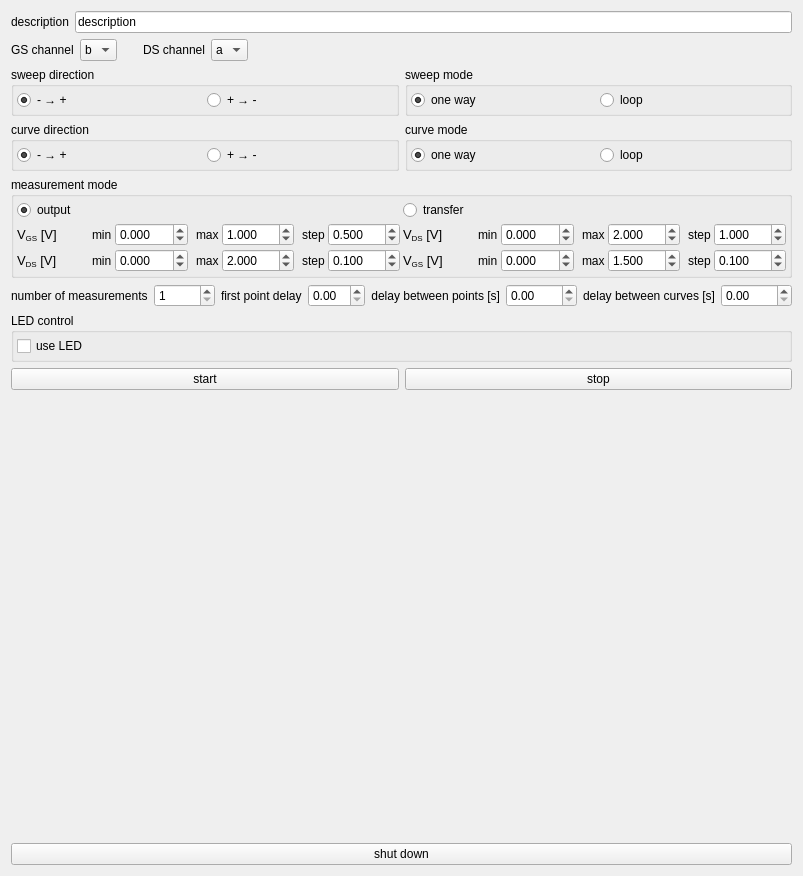
<?xml version="1.0" encoding="UTF-8"?>
<ui version="4.0">
 <class>measurement_window</class>
 <widget class="QWidget" name="measurement_window">
  <property name="geometry">
   <rect>
    <x>0</x>
    <y>0</y>
    <width>792</width>
    <height>876</height>
   </rect>
  </property>
  <property name="windowTitle">
   <string>transistor output/transfer</string>
  </property>
  <layout class="QVBoxLayout" name="verticalLayout">
   <item>
    <layout class="QHBoxLayout" name="horizontalLayout_8">
     <item>
      <widget class="QLabel" name="label_17">
       <property name="text">
        <string>description</string>
       </property>
      </widget>
     </item>
     <item>
      <widget class="QLineEdit" name="description_lineEdit">
       <property name="text">
        <string>description</string>
       </property>
      </widget>
     </item>
    </layout>
   </item>
   <item>
    <layout class="QHBoxLayout" name="horizontalLayout_16">
     <item>
      <widget class="QLabel" name="label_21">
       <property name="text">
        <string>GS channel</string>
       </property>
      </widget>
     </item>
     <item>
      <widget class="QComboBox" name="ch_GS_comboBox">
       <property name="currentIndex">
        <number>1</number>
       </property>
       <item>
        <property name="text">
         <string>a</string>
        </property>
       </item>
       <item>
        <property name="text">
         <string>b</string>
        </property>
       </item>
      </widget>
     </item>
     <item>
      <spacer name="horizontalSpacer_11">
       <property name="orientation">
        <enum>Qt::Horizontal</enum>
       </property>
       <property name="sizeType">
        <enum>QSizePolicy::Maximum</enum>
       </property>
       <property name="sizeHint" stdset="0">
        <size>
         <width>20</width>
         <height>20</height>
        </size>
       </property>
      </spacer>
     </item>
     <item>
      <widget class="QLabel" name="label_22">
       <property name="text">
        <string>DS channel</string>
       </property>
      </widget>
     </item>
     <item>
      <widget class="QComboBox" name="ch_DS_comboBox">
       <property name="currentIndex">
        <number>0</number>
       </property>
       <item>
        <property name="text">
         <string>a</string>
        </property>
       </item>
       <item>
        <property name="text">
         <string>b</string>
        </property>
       </item>
      </widget>
     </item>
     <item>
      <spacer name="horizontalSpacer_12">
       <property name="orientation">
        <enum>Qt::Horizontal</enum>
       </property>
       <property name="sizeHint" stdset="0">
        <size>
         <width>40</width>
         <height>20</height>
        </size>
       </property>
      </spacer>
     </item>
    </layout>
   </item>
   <item>
    <layout class="QVBoxLayout" name="verticalLayout_5">
     <item>
      <layout class="QHBoxLayout" name="horizontalLayout_13">
       <item>
        <widget class="QGroupBox" name="groupBox_4">
         <property name="title">
          <string>sweep direction</string>
         </property>
         <layout class="QHBoxLayout" name="horizontalLayout_14">
          <property name="spacing">
           <number>3</number>
          </property>
          <property name="leftMargin">
           <number>3</number>
          </property>
          <property name="topMargin">
           <number>3</number>
          </property>
          <property name="rightMargin">
           <number>3</number>
          </property>
          <property name="bottomMargin">
           <number>3</number>
          </property>
          <item>
           <widget class="QRadioButton" name="sweep_direction_positive_radioButton">
            <property name="text">
             <string>- → +</string>
            </property>
            <property name="checked">
             <bool>true</bool>
            </property>
           </widget>
          </item>
          <item>
           <widget class="QRadioButton" name="sweep_direction_negative_radioButton">
            <property name="text">
             <string>+ → -</string>
            </property>
           </widget>
          </item>
         </layout>
        </widget>
       </item>
       <item>
        <widget class="QGroupBox" name="groupBox_5">
         <property name="title">
          <string>sweep mode</string>
         </property>
         <layout class="QHBoxLayout" name="horizontalLayout_15">
          <property name="spacing">
           <number>3</number>
          </property>
          <property name="leftMargin">
           <number>3</number>
          </property>
          <property name="topMargin">
           <number>3</number>
          </property>
          <property name="rightMargin">
           <number>3</number>
          </property>
          <property name="bottomMargin">
           <number>3</number>
          </property>
          <item>
           <widget class="QRadioButton" name="sweep_one_way_radioButton">
            <property name="text">
             <string>one way</string>
            </property>
            <property name="checked">
             <bool>true</bool>
            </property>
           </widget>
          </item>
          <item>
           <widget class="QRadioButton" name="sweep_loop_radioButton">
            <property name="text">
             <string>loop</string>
            </property>
           </widget>
          </item>
         </layout>
        </widget>
       </item>
      </layout>
     </item>
     <item>
      <layout class="QHBoxLayout" name="horizontalLayout_10">
       <item>
        <widget class="QGroupBox" name="groupBox_3">
         <property name="title">
          <string>curve direction</string>
         </property>
         <layout class="QHBoxLayout" name="horizontalLayout_12">
          <property name="spacing">
           <number>3</number>
          </property>
          <property name="leftMargin">
           <number>3</number>
          </property>
          <property name="topMargin">
           <number>3</number>
          </property>
          <property name="rightMargin">
           <number>3</number>
          </property>
          <property name="bottomMargin">
           <number>3</number>
          </property>
          <item>
           <widget class="QRadioButton" name="curve_direction_positive_radioButton">
            <property name="sizePolicy">
             <sizepolicy hsizetype="Minimum" vsizetype="Fixed">
              <horstretch>0</horstretch>
              <verstretch>0</verstretch>
             </sizepolicy>
            </property>
            <property name="text">
             <string>- → +</string>
            </property>
            <property name="checked">
             <bool>true</bool>
            </property>
           </widget>
          </item>
          <item>
           <widget class="QRadioButton" name="curve_direction_negative_radioButton">
            <property name="styleSheet">
             <string notr="true"/>
            </property>
            <property name="text">
             <string>+ → -</string>
            </property>
           </widget>
          </item>
         </layout>
        </widget>
       </item>
       <item>
        <widget class="QGroupBox" name="groupBox_2">
         <property name="title">
          <string>curve mode</string>
         </property>
         <layout class="QHBoxLayout" name="horizontalLayout_11">
          <property name="spacing">
           <number>3</number>
          </property>
          <property name="leftMargin">
           <number>3</number>
          </property>
          <property name="topMargin">
           <number>3</number>
          </property>
          <property name="rightMargin">
           <number>3</number>
          </property>
          <property name="bottomMargin">
           <number>3</number>
          </property>
          <item>
           <widget class="QRadioButton" name="curve_one_way_radioButton">
            <property name="text">
             <string>one way</string>
            </property>
            <property name="checked">
             <bool>true</bool>
            </property>
           </widget>
          </item>
          <item>
           <widget class="QRadioButton" name="curve_loop_radioButton">
            <property name="text">
             <string>loop</string>
            </property>
           </widget>
          </item>
         </layout>
        </widget>
       </item>
      </layout>
     </item>
    </layout>
   </item>
   <item>
    <widget class="QGroupBox" name="groupBox">
     <property name="title">
      <string>measurement mode</string>
     </property>
     <layout class="QVBoxLayout" name="verticalLayout_4">
      <property name="spacing">
       <number>3</number>
      </property>
      <property name="leftMargin">
       <number>3</number>
      </property>
      <property name="topMargin">
       <number>3</number>
      </property>
      <property name="rightMargin">
       <number>3</number>
      </property>
      <property name="bottomMargin">
       <number>3</number>
      </property>
      <item>
       <layout class="QHBoxLayout" name="horizontalLayout_3">
        <item>
         <layout class="QVBoxLayout" name="verticalLayout_2">
          <item>
           <widget class="QRadioButton" name="output_mode_radiobutton">
            <property name="text">
             <string>output</string>
            </property>
            <property name="checked">
             <bool>true</bool>
            </property>
           </widget>
          </item>
          <item>
           <layout class="QHBoxLayout" name="horizontalLayout_5">
            <item>
             <widget class="QLabel" name="label">
              <property name="text">
               <string>&lt;html&gt;&lt;head/&gt;&lt;body&gt;&lt;p&gt;&lt;span style=&quot; font-size:10pt;&quot;&gt;V&lt;/span&gt;&lt;span style=&quot; font-size:10pt; vertical-align:sub;&quot;&gt;GS&lt;/span&gt;&lt;span style=&quot; font-size:10pt;&quot;&gt; [V]&lt;/span&gt;&lt;/p&gt;&lt;/body&gt;&lt;/html&gt;</string>
              </property>
             </widget>
            </item>
            <item>
             <widget class="QLabel" name="label_2">
              <property name="sizePolicy">
               <sizepolicy hsizetype="Maximum" vsizetype="Preferred">
                <horstretch>0</horstretch>
                <verstretch>0</verstretch>
               </sizepolicy>
              </property>
              <property name="text">
               <string>min</string>
              </property>
             </widget>
            </item>
            <item>
             <widget class="QDoubleSpinBox" name="V_GS_min_output_doubleSpinBox">
              <property name="sizePolicy">
               <sizepolicy hsizetype="Minimum" vsizetype="Fixed">
                <horstretch>0</horstretch>
                <verstretch>0</verstretch>
               </sizepolicy>
              </property>
              <property name="decimals">
               <number>3</number>
              </property>
              <property name="minimum">
               <double>-99.989999999999995</double>
              </property>
             </widget>
            </item>
            <item>
             <spacer name="horizontalSpacer">
              <property name="orientation">
               <enum>Qt::Horizontal</enum>
              </property>
              <property name="sizeType">
               <enum>QSizePolicy::Maximum</enum>
              </property>
              <property name="sizeHint" stdset="0">
               <size>
                <width>5</width>
                <height>20</height>
               </size>
              </property>
             </spacer>
            </item>
            <item>
             <widget class="QLabel" name="label_3">
              <property name="sizePolicy">
               <sizepolicy hsizetype="Maximum" vsizetype="Preferred">
                <horstretch>0</horstretch>
                <verstretch>0</verstretch>
               </sizepolicy>
              </property>
              <property name="text">
               <string>max</string>
              </property>
             </widget>
            </item>
            <item>
             <widget class="QDoubleSpinBox" name="V_GS_max_output_doubleSpinBox">
              <property name="decimals">
               <number>3</number>
              </property>
              <property name="minimum">
               <double>-99.989999999999995</double>
              </property>
              <property name="value">
               <double>1.000000000000000</double>
              </property>
             </widget>
            </item>
            <item>
             <spacer name="horizontalSpacer_2">
              <property name="orientation">
               <enum>Qt::Horizontal</enum>
              </property>
              <property name="sizeType">
               <enum>QSizePolicy::Maximum</enum>
              </property>
              <property name="sizeHint" stdset="0">
               <size>
                <width>5</width>
                <height>20</height>
               </size>
              </property>
             </spacer>
            </item>
            <item>
             <widget class="QLabel" name="label_4">
              <property name="sizePolicy">
               <sizepolicy hsizetype="Maximum" vsizetype="Preferred">
                <horstretch>0</horstretch>
                <verstretch>0</verstretch>
               </sizepolicy>
              </property>
              <property name="text">
               <string>step</string>
              </property>
             </widget>
            </item>
            <item>
             <widget class="QDoubleSpinBox" name="V_GS_step_output_doubleSpinBox">
              <property name="decimals">
               <number>3</number>
              </property>
              <property name="singleStep">
               <double>1.000000000000000</double>
              </property>
              <property name="value">
               <double>0.500000000000000</double>
              </property>
             </widget>
            </item>
           </layout>
          </item>
          <item>
           <layout class="QHBoxLayout" name="horizontalLayout_6">
            <item>
             <widget class="QLabel" name="label_5">
              <property name="text">
               <string>&lt;html&gt;&lt;head/&gt;&lt;body&gt;&lt;p&gt;&lt;span style=&quot; font-size:10pt;&quot;&gt;V&lt;/span&gt;&lt;span style=&quot; font-size:10pt; vertical-align:sub;&quot;&gt;DS&lt;/span&gt;&lt;span style=&quot; font-size:10pt;&quot;&gt; [V]&lt;/span&gt;&lt;/p&gt;&lt;/body&gt;&lt;/html&gt;</string>
              </property>
             </widget>
            </item>
            <item>
             <widget class="QLabel" name="label_6">
              <property name="sizePolicy">
               <sizepolicy hsizetype="Maximum" vsizetype="Preferred">
                <horstretch>0</horstretch>
                <verstretch>0</verstretch>
               </sizepolicy>
              </property>
              <property name="text">
               <string>min</string>
              </property>
             </widget>
            </item>
            <item>
             <widget class="QDoubleSpinBox" name="V_DS_min_output_doubleSpinBox">
              <property name="decimals">
               <number>3</number>
              </property>
              <property name="minimum">
               <double>-99.989999999999995</double>
              </property>
             </widget>
            </item>
            <item>
             <spacer name="horizontalSpacer_3">
              <property name="orientation">
               <enum>Qt::Horizontal</enum>
              </property>
              <property name="sizeType">
               <enum>QSizePolicy::Maximum</enum>
              </property>
              <property name="sizeHint" stdset="0">
               <size>
                <width>5</width>
                <height>20</height>
               </size>
              </property>
             </spacer>
            </item>
            <item>
             <widget class="QLabel" name="label_7">
              <property name="sizePolicy">
               <sizepolicy hsizetype="Maximum" vsizetype="Preferred">
                <horstretch>0</horstretch>
                <verstretch>0</verstretch>
               </sizepolicy>
              </property>
              <property name="text">
               <string>max</string>
              </property>
             </widget>
            </item>
            <item>
             <widget class="QDoubleSpinBox" name="V_DS_max_output_doubleSpinBox">
              <property name="decimals">
               <number>3</number>
              </property>
              <property name="minimum">
               <double>-99.989999999999995</double>
              </property>
              <property name="value">
               <double>2.000000000000000</double>
              </property>
             </widget>
            </item>
            <item>
             <spacer name="horizontalSpacer_4">
              <property name="orientation">
               <enum>Qt::Horizontal</enum>
              </property>
              <property name="sizeType">
               <enum>QSizePolicy::Maximum</enum>
              </property>
              <property name="sizeHint" stdset="0">
               <size>
                <width>5</width>
                <height>20</height>
               </size>
              </property>
             </spacer>
            </item>
            <item>
             <widget class="QLabel" name="label_8">
              <property name="sizePolicy">
               <sizepolicy hsizetype="Maximum" vsizetype="Preferred">
                <horstretch>0</horstretch>
                <verstretch>0</verstretch>
               </sizepolicy>
              </property>
              <property name="text">
               <string>step</string>
              </property>
             </widget>
            </item>
            <item>
             <widget class="QDoubleSpinBox" name="V_DS_step_output_doubleSpinBox">
              <property name="decimals">
               <number>3</number>
              </property>
              <property name="singleStep">
               <double>0.050000000000000</double>
              </property>
              <property name="value">
               <double>0.100000000000000</double>
              </property>
             </widget>
            </item>
           </layout>
          </item>
         </layout>
        </item>
        <item>
         <layout class="QVBoxLayout" name="verticalLayout_3">
          <item>
           <widget class="QRadioButton" name="transfer_mode_radiobutton">
            <property name="text">
             <string>transfer</string>
            </property>
           </widget>
          </item>
          <item>
           <layout class="QHBoxLayout" name="horizontalLayout_4">
            <item>
             <widget class="QLabel" name="label_9">
              <property name="text">
               <string>&lt;html&gt;&lt;head/&gt;&lt;body&gt;&lt;p&gt;&lt;span style=&quot; font-size:10pt;&quot;&gt;V&lt;/span&gt;&lt;span style=&quot; font-size:10pt; vertical-align:sub;&quot;&gt;DS&lt;/span&gt;&lt;span style=&quot; font-size:10pt;&quot;&gt; [V]&lt;/span&gt;&lt;/p&gt;&lt;/body&gt;&lt;/html&gt;</string>
              </property>
             </widget>
            </item>
            <item>
             <widget class="QLabel" name="label_11">
              <property name="sizePolicy">
               <sizepolicy hsizetype="Maximum" vsizetype="Preferred">
                <horstretch>0</horstretch>
                <verstretch>0</verstretch>
               </sizepolicy>
              </property>
              <property name="text">
               <string>min</string>
              </property>
             </widget>
            </item>
            <item>
             <widget class="QDoubleSpinBox" name="V_DS_min_transfer_doubleSpinBox">
              <property name="decimals">
               <number>3</number>
              </property>
              <property name="minimum">
               <double>-99.989999999999995</double>
              </property>
              <property name="value">
               <double>0.000000000000000</double>
              </property>
             </widget>
            </item>
            <item>
             <spacer name="horizontalSpacer_5">
              <property name="orientation">
               <enum>Qt::Horizontal</enum>
              </property>
              <property name="sizeType">
               <enum>QSizePolicy::Maximum</enum>
              </property>
              <property name="sizeHint" stdset="0">
               <size>
                <width>5</width>
                <height>20</height>
               </size>
              </property>
             </spacer>
            </item>
            <item>
             <widget class="QLabel" name="label_15">
              <property name="sizePolicy">
               <sizepolicy hsizetype="Maximum" vsizetype="Preferred">
                <horstretch>0</horstretch>
                <verstretch>0</verstretch>
               </sizepolicy>
              </property>
              <property name="text">
               <string>max</string>
              </property>
             </widget>
            </item>
            <item>
             <widget class="QDoubleSpinBox" name="V_DS_max_transfer_doubleSpinBox">
              <property name="decimals">
               <number>3</number>
              </property>
              <property name="minimum">
               <double>-99.989999999999995</double>
              </property>
              <property name="value">
               <double>2.000000000000000</double>
              </property>
             </widget>
            </item>
            <item>
             <spacer name="horizontalSpacer_6">
              <property name="orientation">
               <enum>Qt::Horizontal</enum>
              </property>
              <property name="sizeType">
               <enum>QSizePolicy::Maximum</enum>
              </property>
              <property name="sizeHint" stdset="0">
               <size>
                <width>5</width>
                <height>20</height>
               </size>
              </property>
             </spacer>
            </item>
            <item>
             <widget class="QLabel" name="label_16">
              <property name="sizePolicy">
               <sizepolicy hsizetype="Maximum" vsizetype="Preferred">
                <horstretch>0</horstretch>
                <verstretch>0</verstretch>
               </sizepolicy>
              </property>
              <property name="text">
               <string>step</string>
              </property>
             </widget>
            </item>
            <item>
             <widget class="QDoubleSpinBox" name="V_DS_step_transfer_doubleSpinBox">
              <property name="decimals">
               <number>3</number>
              </property>
              <property name="value">
               <double>1.000000000000000</double>
              </property>
             </widget>
            </item>
           </layout>
          </item>
          <item>
           <layout class="QHBoxLayout" name="horizontalLayout_7">
            <item>
             <widget class="QLabel" name="label_10">
              <property name="text">
               <string>&lt;html&gt;&lt;head/&gt;&lt;body&gt;&lt;p&gt;&lt;span style=&quot; font-size:10pt;&quot;&gt;V&lt;/span&gt;&lt;span style=&quot; font-size:10pt; vertical-align:sub;&quot;&gt;GS&lt;/span&gt;&lt;span style=&quot; font-size:10pt;&quot;&gt; [V]&lt;/span&gt;&lt;/p&gt;&lt;/body&gt;&lt;/html&gt;</string>
              </property>
             </widget>
            </item>
            <item>
             <widget class="QLabel" name="label_12">
              <property name="sizePolicy">
               <sizepolicy hsizetype="Maximum" vsizetype="Preferred">
                <horstretch>0</horstretch>
                <verstretch>0</verstretch>
               </sizepolicy>
              </property>
              <property name="text">
               <string>min</string>
              </property>
             </widget>
            </item>
            <item>
             <widget class="QDoubleSpinBox" name="V_GS_min_transfer_doubleSpinBox">
              <property name="decimals">
               <number>3</number>
              </property>
              <property name="minimum">
               <double>-99.989999999999995</double>
              </property>
             </widget>
            </item>
            <item>
             <spacer name="horizontalSpacer_7">
              <property name="orientation">
               <enum>Qt::Horizontal</enum>
              </property>
              <property name="sizeType">
               <enum>QSizePolicy::Maximum</enum>
              </property>
              <property name="sizeHint" stdset="0">
               <size>
                <width>5</width>
                <height>20</height>
               </size>
              </property>
             </spacer>
            </item>
            <item>
             <widget class="QLabel" name="label_13">
              <property name="sizePolicy">
               <sizepolicy hsizetype="Maximum" vsizetype="Preferred">
                <horstretch>0</horstretch>
                <verstretch>0</verstretch>
               </sizepolicy>
              </property>
              <property name="text">
               <string>max</string>
              </property>
             </widget>
            </item>
            <item>
             <widget class="QDoubleSpinBox" name="V_GS_max_transfer_doubleSpinBox">
              <property name="decimals">
               <number>3</number>
              </property>
              <property name="minimum">
               <double>-99.989999999999995</double>
              </property>
              <property name="value">
               <double>1.500000000000000</double>
              </property>
             </widget>
            </item>
            <item>
             <spacer name="horizontalSpacer_8">
              <property name="orientation">
               <enum>Qt::Horizontal</enum>
              </property>
              <property name="sizeType">
               <enum>QSizePolicy::Maximum</enum>
              </property>
              <property name="sizeHint" stdset="0">
               <size>
                <width>5</width>
                <height>20</height>
               </size>
              </property>
             </spacer>
            </item>
            <item>
             <widget class="QLabel" name="label_14">
              <property name="sizePolicy">
               <sizepolicy hsizetype="Maximum" vsizetype="Preferred">
                <horstretch>0</horstretch>
                <verstretch>0</verstretch>
               </sizepolicy>
              </property>
              <property name="text">
               <string>step</string>
              </property>
             </widget>
            </item>
            <item>
             <widget class="QDoubleSpinBox" name="V_GS_step_transfer_doubleSpinBox">
              <property name="decimals">
               <number>3</number>
              </property>
              <property name="value">
               <double>0.100000000000000</double>
              </property>
             </widget>
            </item>
           </layout>
          </item>
         </layout>
        </item>
       </layout>
      </item>
     </layout>
    </widget>
   </item>
   <item>
    <layout class="QHBoxLayout" name="horizontalLayout_9">
     <item>
      <widget class="QLabel" name="label_20">
       <property name="text">
        <string>number of measurements</string>
       </property>
      </widget>
     </item>
     <item>
      <widget class="QSpinBox" name="N_measurements_spinBox">
       <property name="minimum">
        <number>1</number>
       </property>
       <property name="maximum">
        <number>99999</number>
       </property>
       <property name="value">
        <number>1</number>
       </property>
      </widget>
     </item>
     <item>
      <spacer name="horizontalSpacer_10">
       <property name="orientation">
        <enum>Qt::Horizontal</enum>
       </property>
       <property name="sizeHint" stdset="0">
        <size>
         <width>40</width>
         <height>20</height>
        </size>
       </property>
      </spacer>
     </item>
     <item>
      <widget class="QLabel" name="label_23">
       <property name="text">
        <string>first point delay</string>
       </property>
      </widget>
     </item>
     <item>
      <widget class="QDoubleSpinBox" name="first_point_delay_doubleSpinBox"/>
     </item>
     <item>
      <spacer name="horizontalSpacer_13">
       <property name="orientation">
        <enum>Qt::Horizontal</enum>
       </property>
       <property name="sizeHint" stdset="0">
        <size>
         <width>40</width>
         <height>20</height>
        </size>
       </property>
      </spacer>
     </item>
     <item>
      <widget class="QLabel" name="label_19">
       <property name="text">
        <string>delay between points [s]</string>
       </property>
       <property name="alignment">
        <set>Qt::AlignRight|Qt::AlignTrailing|Qt::AlignVCenter</set>
       </property>
      </widget>
     </item>
     <item>
      <widget class="QDoubleSpinBox" name="delay_points_doubleSpinBox">
       <property name="maximum">
        <double>9999.989999999999782</double>
       </property>
       <property name="value">
        <double>0.000000000000000</double>
       </property>
      </widget>
     </item>
     <item>
      <spacer name="horizontalSpacer_9">
       <property name="orientation">
        <enum>Qt::Horizontal</enum>
       </property>
       <property name="sizeType">
        <enum>QSizePolicy::Maximum</enum>
       </property>
       <property name="sizeHint" stdset="0">
        <size>
         <width>20</width>
         <height>20</height>
        </size>
       </property>
      </spacer>
     </item>
     <item>
      <widget class="QLabel" name="label_18">
       <property name="layoutDirection">
        <enum>Qt::LeftToRight</enum>
       </property>
       <property name="text">
        <string>delay between curves [s]</string>
       </property>
       <property name="alignment">
        <set>Qt::AlignRight|Qt::AlignTrailing|Qt::AlignVCenter</set>
       </property>
      </widget>
     </item>
     <item>
      <widget class="QDoubleSpinBox" name="delay_curves_doubleSpinBox">
       <property name="maximum">
        <double>9999.989999999999782</double>
       </property>
      </widget>
     </item>
    </layout>
   </item>
   <item>
    <widget class="QGroupBox" name="groupBox_6">
     <property name="title">
      <string>LED control</string>
     </property>
     <layout class="QVBoxLayout" name="verticalLayout_6">
      <property name="spacing">
       <number>3</number>
      </property>
      <property name="leftMargin">
       <number>3</number>
      </property>
      <property name="topMargin">
       <number>3</number>
      </property>
      <property name="rightMargin">
       <number>3</number>
      </property>
      <property name="bottomMargin">
       <number>3</number>
      </property>
      <item>
       <layout class="QHBoxLayout" name="horizontalLayout_17">
        <item>
         <widget class="QCheckBox" name="use_LED_checkBox">
          <property name="text">
           <string>use LED</string>
          </property>
         </widget>
        </item>
       </layout>
      </item>
     </layout>
    </widget>
   </item>
   <item>
    <layout class="QHBoxLayout" name="horizontalLayout">
     <item>
      <widget class="QPushButton" name="start_pushbutton">
       <property name="text">
        <string>start</string>
       </property>
      </widget>
     </item>
     <item>
      <widget class="QPushButton" name="stop_pushbutton">
       <property name="text">
        <string>stop</string>
       </property>
      </widget>
     </item>
    </layout>
   </item>
   <item>
    <layout class="QGridLayout" name="plot_layout" columnstretch="5,5">
     <item row="0" column="1">
      <widget class="QWidget" name="I1_vs_V2" native="true">
       <property name="sizePolicy">
        <sizepolicy hsizetype="MinimumExpanding" vsizetype="MinimumExpanding">
         <horstretch>0</horstretch>
         <verstretch>0</verstretch>
        </sizepolicy>
       </property>
      </widget>
     </item>
     <item row="0" column="0">
      <widget class="QWidget" name="I2_vs_V2" native="true">
       <property name="sizePolicy">
        <sizepolicy hsizetype="MinimumExpanding" vsizetype="MinimumExpanding">
         <horstretch>0</horstretch>
         <verstretch>0</verstretch>
        </sizepolicy>
       </property>
      </widget>
     </item>
    </layout>
   </item>
   <item>
    <layout class="QHBoxLayout" name="horizontalLayout_2" stretch="8">
     <item>
      <widget class="QPushButton" name="shutdown_pushbutton">
       <property name="text">
        <string>shut down</string>
       </property>
      </widget>
     </item>
    </layout>
   </item>
  </layout>
 </widget>
 <resources/>
 <connections/>
</ui>
